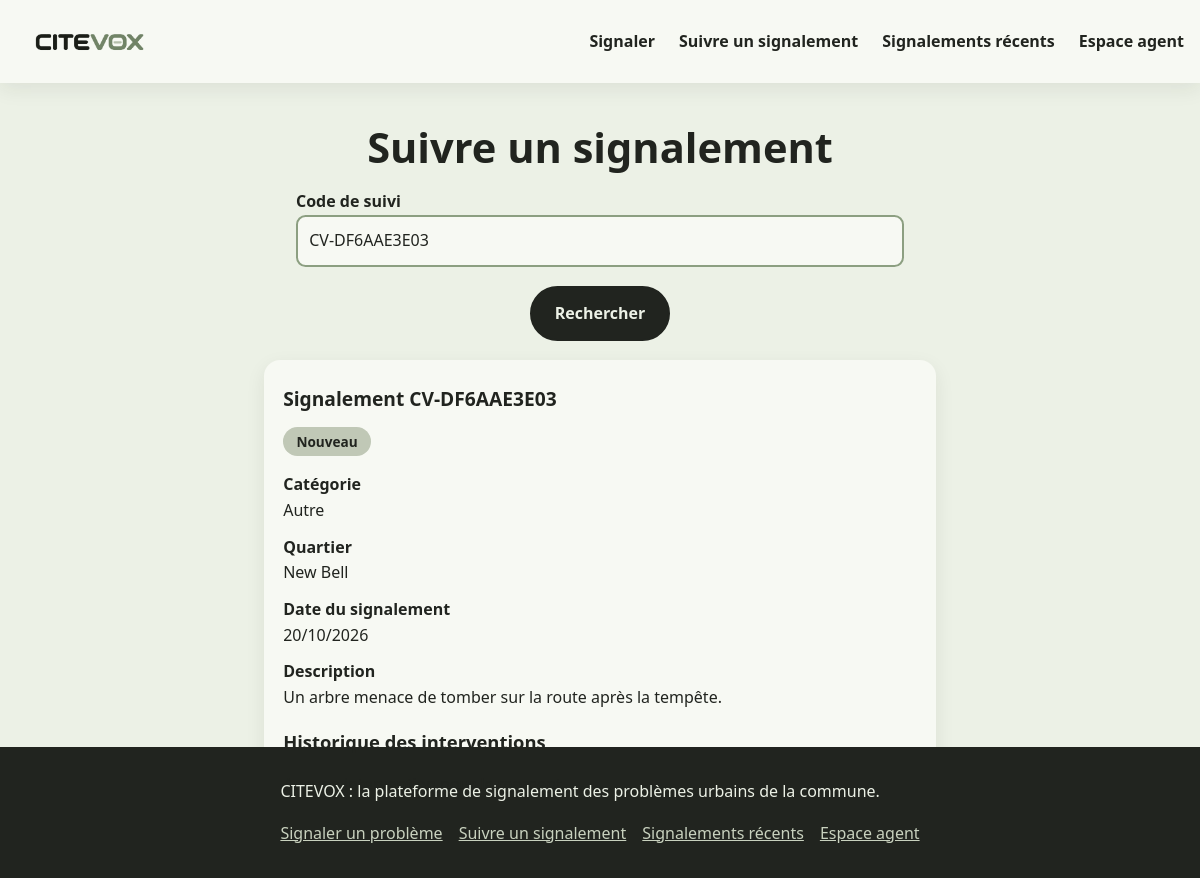
The app's page /suivre?code=CV-DF6AAE3E03, older data.
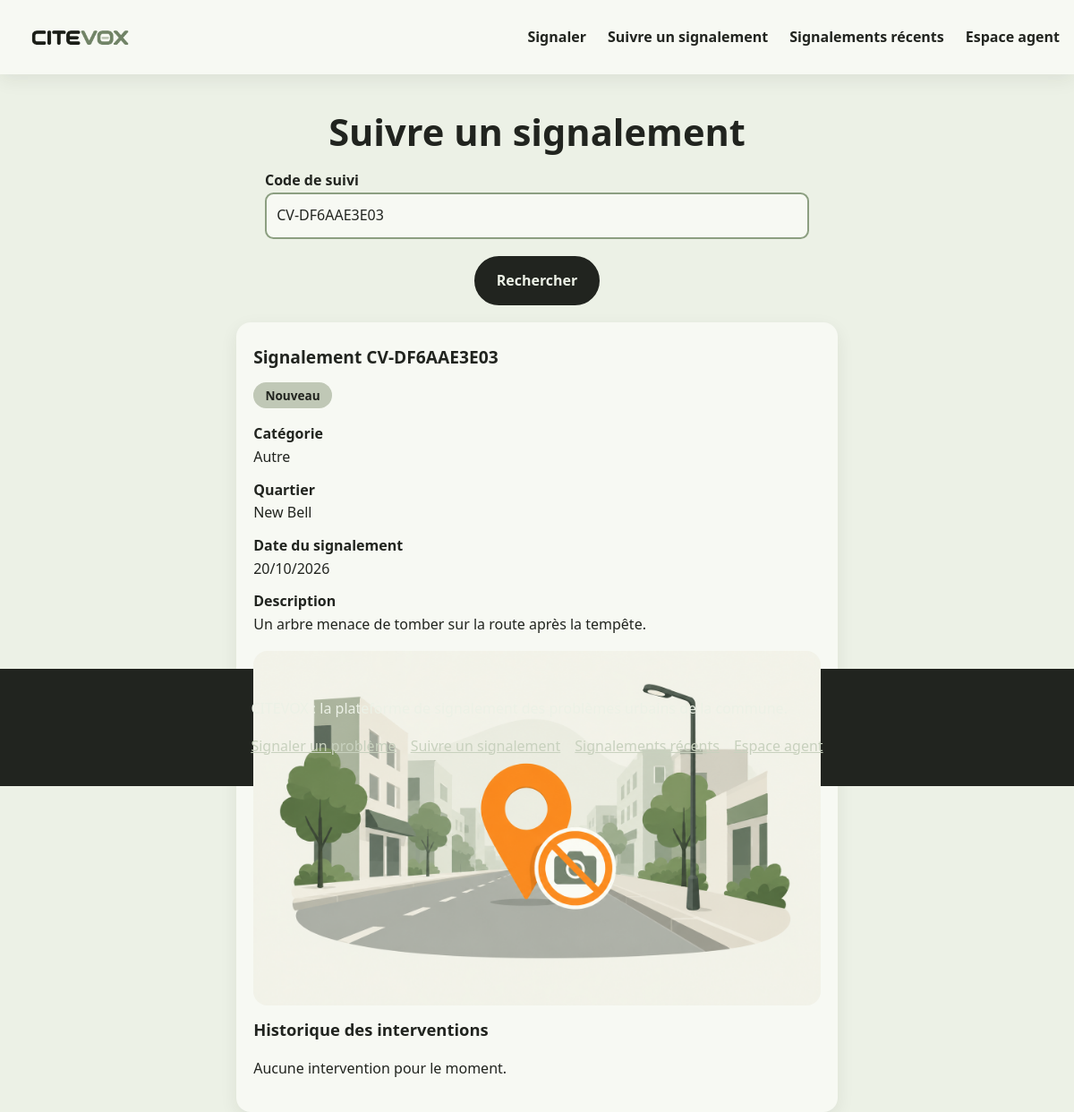
The same page, newer data.
### tables this page shows
CREATE TABLE signalements (
    id INTEGER PRIMARY KEY AUTOINCREMENT,
    code_suivi TEXT NOT NULL UNIQUE,
    categorie_id INTEGER NOT NULL REFERENCES categories(id),
    quartier_id INTEGER NOT NULL REFERENCES quartiers(id),
    description TEXT NOT NULL CHECK (length(description) >= 20),
    reperage TEXT NOT NULL,
    telephone TEXT NOT NULL CHECK (length(telephone) = 9),
    photo TEXT,                         -- nom généré par le serveur (facultatif)
    statut TEXT NOT NULL DEFAULT 'nouveau'
        CHECK (statut IN ('nouveau', 'en_cours', 'resolu', 'rejete')),
    cree_le TEXT NOT NULL DEFAULT CURRENT_TIMESTAMP   -- UTC
);

### app.py (the view)
@app.route("/suivre")
def suivre():
    code = request.args.get("code", "").strip().upper()
    s = historique = None
    if code:
        s = requete("SELECT s.*, c.nom AS categorie, q.nom AS quartier FROM signalements s"
                    " JOIN categories c ON c.id = s.categorie_id JOIN quartiers q ON q.id = s.quartier_id"
                    " WHERE s.code_suivi = ?", (code,), un=True)
        if s is None:
            flash("Aucun signalement ne correspond à ce code.", "erreur")
        else:  # ni téléphone, ni agent, ni identifiant interne
            historique = requete("SELECT date_intervention, commentaire, nouveau_statut FROM interventions"
                                 " WHERE signalement_id = ? ORDER BY date_intervention, id", (s["id"],))
    return render_template("suivre.html", code=code, s=s, historique=historique), (404 if code and s is None else 200)

### app.py (called while the page is built)
def get_db():
    if "db" not in g:
        g.db = sqlite3.connect(app.config["DATABASE"])
        g.db.row_factory = sqlite3.Row
        g.db.execute("PRAGMA foreign_keys = ON")
    return g.db

@app.teardown_appcontext
def fermer_db(exception):
    db = g.pop("db", None)
    if db is not None:
        db.close()

def requete(sql, params=(), un=False):
    curseur = get_db().execute(sql, params)
    return curseur.fetchone() if un else curseur.fetchall()

@app.before_request
def preparer_requete():
    if request.method == "POST":
        attendu, recu = session.get("csrf", ""), request.form.get("csrf", "")
        if not attendu or not hmac.compare_digest(recu.encode(), attendu.encode()):
            abort(400)
    g.agent = None
    if "agent_id" in session:
        g.agent = requete("SELECT * FROM agents WHERE id = ?", (session["agent_id"],), un=True)

@app.after_request
def entetes_securite(reponse):
    reponse.headers["X-Content-Type-Options"] = "nosniff"
    reponse.headers["Content-Security-Policy"] = "default-src 'self'; img-src 'self' blob:"
    return reponse

@app.context_processor
def contexte():
    return {"agent": g.get("agent"), "STATUTS": STATUTS}

### templates/suivre.html (shortened to what this page needs)
{% extends "base.html" %}
{% block contenu %}
<div style="height: 70vh;">
  <h1 style="text-align: center;">Suivre un signalement</h1>
  <form class="formulaire" method="get">
    <label for="code">Code de suivi</label>
    <input id="code" name="code" value="{{ code }}" placeholder="CV-XXXXXXXXXX" autocomplete="off" required>
    <button class="bouton" type="submit">Rechercher</button>
  </form>
  {% if s %}
  <article class="carte detail" style="margin: 0 auto;">
    <h2>Signalement {{ s.code_suivi }}</h2>
    <p><span class="statut {{ s.statut }}">{{ STATUTS[s.statut] }}</span></p>
    <dl>
      <dt>Catégorie</dt><dd>{{ s.categorie }}</dd>
      <dt>Quartier</dt><dd>{{ s.quartier }}</dd>
      <dt>Date du signalement</dt><dd>{{ s.cree_le|date_fr }}</dd>
      <dt>Description</dt><dd>{{ s.description }}</dd>
    </dl>
    {% if s.photo %}<img class="visuel" src="{{ url_for('static', filename='uploads/' ~ s.photo) }}" alt="Photo du problème signalé">{% endif %}
    <h3>Historique des interventions</h3>
    {% if historique %}
    <ul>
      {% for i in historique %}<li>{{ i.date_intervention|date_fr }}, {{ STATUTS[i.nouveau_statut]|lower }} : {{ i.commentaire }}</li>{% endfor %}
    </ul>
    {% else %}
    <p>Aucune intervention pour le moment.</p>
    {% endif %}
  </article>
  {% endif %}
</div>
{% endblock %}

Row changes from the older to the newer data that the page shows:
changed signalements "CV-DF6AAE3E03": photo: picture added
